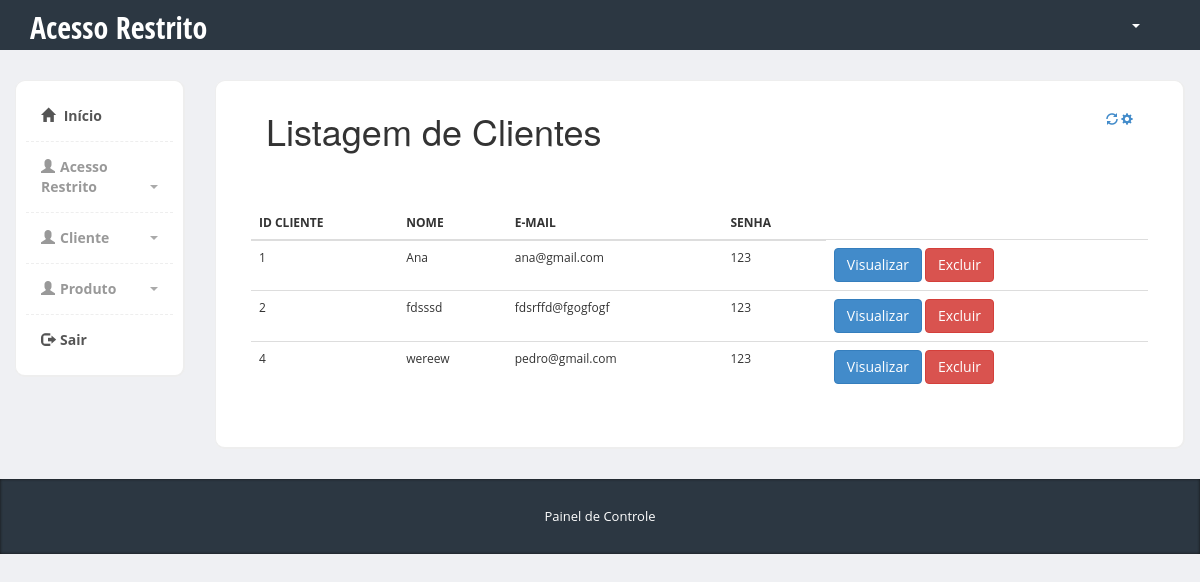
The page /admin/cliente-lista.php on the database its author committed.
### tables this page shows
CREATE TABLE `cliente` (
  `codcliente` int(11) NOT NULL,
  `nome` varchar(50) NOT NULL,
  `endereco` varchar(80) NOT NULL,
  `cep` varchar(9) NOT NULL,
  `telefone` int(17) NOT NULL,
  `cpf` varchar(14) NOT NULL,
  `email` varchar(100) NOT NULL,
  `senha` varchar(8) NOT NULL
);

### admin/Cliente.class.php (called while the page is built, shortened)
<?php
class Cliente{
     public function lista(){
        $pdo = Conexao::conexao();
        $sql  = "SELECT * FROM cliente;";
        $consulta = $pdo->query($sql);
        $dados = null;
        while ($linha = $consulta->fetch(PDO::FETCH_ASSOC)){
            $dados[] = array(
            "codcliente" => $linha['codcliente'],
            "nome" => $linha['nome'],
            "email" => $linha['email'],
            "senha" => $linha['senha']
            );
        }
        return $dados;
    }
}

### admin/cliente-lista.php (the view, shortened to what this page needs)
<?php
    require_once "Cliente.class.php";
    $cliente = new Cliente ();
    $dados = $cliente->lista();
?>
<?php require "includes/header.php" ?>
<div class="col-md-10">
		  	<div class="row">
		<div class="col-md-12">
		  			<div class="content-box-large">
		  				<div class="panel-heading">
							<div class="panel-title">
				  <h1>Listagem de Clientes</h1>
			</div>
			<div class="panel-options">
								<a href="#" data-rel="collapse"><i class="glyphicon glyphicon-refresh"></i></a>
								<a href="#" data-rel="reload"><i class="glyphicon glyphicon-cog"></i></a>
							</div>
						</div>
		  	<div class="panel-body">
      <?php if($dados==null){ ?>
            <p>Nenhum cliente cadastrado</p>
        <?php } else{ ?>
        <table class="lista-dados">
		   <div class="col-md-10">
		  	<div class="row">
  				<div class="col-md-6">
		  				<div class="panel-body">
		  					<table class="table">
				              <thead>
				                <tr>
				                  <th>ID CLIENTE</th>
				                  <th>NOME</th>
				                  <th>E-MAIL</th>
				                  <th>SENHA</th>
				                </tr>
				              </thead>
				               <?php
								 foreach($dados as $dado => $coluna){
												echo "<tr>";
												echo "<td>".$coluna['codcliente']."</td>";
												echo "<td>".$coluna['nome']."</td>";
												echo "<td>".$coluna['email']."</td>";
												echo "<td>".$coluna['senha']."</td>";
												echo '<td>  <a href="visualizar-cliente.php?codcliente='.$coluna['codcliente'].  "&nome=" . $coluna['nome'] . "&email=" . $coluna['email'] . "&senha=" . $coluna['senha'] . '"> <input type="submit" class="btn btn-primary"  value="Visualizar"/>
				<a href="cliente-excluir.php?codcliente='.$coluna['codcliente'].'"> <input type="submit" class="btn btn-danger"  value="Excluir"/></a></td>';
												echo "</tr>";
											}
								?>
								   <?php } ?>
				            </table>
		  				</div>
		  			</div>
  				</div>
  			</div>
		  			</div>
		  		</div>
		  	</div>
		  </div>
		</div>
    </div>
  <?php require "includes/footer.php" ?>

### admin/css/styles.css (style rules this page uses)
body { font-family: 'Open Sans', sans-serif; position: relative; margin: 0px; font-size: 12px; padding: 0px; }
.content-box, .content-box-large { margin-bottom:30px; background:#fff; border-radius:10px; padding:10px; border-left:1px solid #eee; border-top:1px solid #eee; border-right:2px solid #eee; border-bottom:2px solid #eee; }
.content-box-large { padding: 20px; }
body { background-color: #eff0f3; }
.panel-heading>.panel-title, .content-box-header .panel-title { float: left; padding: 10px 15px; padding-top: 0px; }
.panel-heading>.panel-title>*, .content-box-header .panel-title>* { margin: 0; }
.panel-heading>.panel-options, .content-box-header .panel-options { float: right; padding-right: 15px; }
.panel-heading>.panel-options>a, .content-box-header .panel-options>a { margin-top: 10px; }
.panel-body { clear:both; }

### rows shown on the page
cliente: codcliente "1", nome "Ana", email "ana@gmail.com", senha "123"
cliente: codcliente "2", nome "fdsssd", email "fdsrffd@fgogfogf", senha "123"
cliente: codcliente "4", nome "wereew", email "pedro@gmail.com", senha "123"
